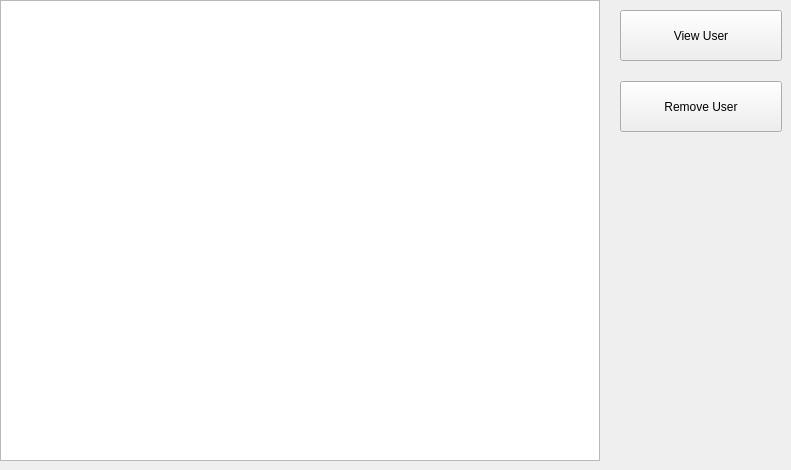
      <widget class="QWidget" name="list_users_tab">
       <attribute name="title">
        <string>User List</string>
       </attribute>
       <widget class="QWidget" name="verticalLayoutWidget_3">
        <property name="geometry">
         <rect>
          <x>620</x>
          <y>10</y>
          <width>162</width>
          <height>122</height>
         </rect>
        </property>
        <property name="styleSheet">
         <string/>
        </property>
        <layout class="QVBoxLayout" name="verticalLayout_2">
         <property name="spacing">
          <number>20</number>
         </property>
         <item>
          <widget class="QPushButton" name="Pbutton_user_view_admin">
           <property name="sizePolicy">
            <sizepolicy hsizetype="Expanding" vsizetype="Expanding">
             <horstretch>0</horstretch>
             <verstretch>0</verstretch>
            </sizepolicy>
           </property>
           <property name="minimumSize">
            <size>
             <width>160</width>
             <height>50</height>
            </size>
           </property>
           <property name="styleSheet">
            <string notr="true"/>
           </property>
           <property name="text">
            <string>View User</string>
           </property>
          </widget>
         </item>
         <item>
          <widget class="QPushButton" name="Pbutton_user_remove_admin">
           <property name="sizePolicy">
            <sizepolicy hsizetype="Expanding" vsizetype="Expanding">
             <horstretch>0</horstretch>
             <verstretch>0</verstretch>
            </sizepolicy>
           </property>
           <property name="minimumSize">
            <size>
             <width>160</width>
             <height>50</height>
            </size>
           </property>
           <property name="styleSheet">
            <string notr="true"/>
           </property>
           <property name="text">
            <string>Remove User</string>
           </property>
          </widget>
         </item>
        </layout>
       </widget>
       <widget class="QTableWidget" name="table_users_list_admin">
        <property name="geometry">
         <rect>
          <x>0</x>
          <y>0</y>
          <width>600</width>
          <height>461</height>
         </rect>
        </property>
        <property name="styleSheet">
         <string notr="true"/>
        </property>
        <property name="columnCount">
         <number>0</number>
        </property>
        <attribute name="horizontalHeaderCascadingSectionResizes">
         <bool>false</bool>
        </attribute>
        <attribute name="horizontalHeaderDefaultSectionSize">
         <number>100</number>
        </attribute>
        <attribute name="horizontalHeaderStretchLastSection">
         <bool>true</bool>
        </attribute>
        <attribute name="verticalHeaderDefaultSectionSize">
         <number>25</number>
        </attribute>
       </widget>
      </widget>
